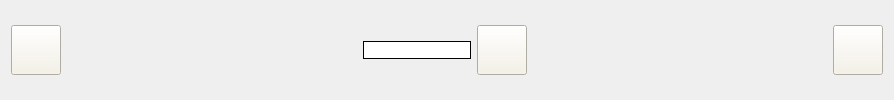
        <widget class="QWidget" name="widget_3" native="true">
         <layout class="QHBoxLayout" name="horizontalLayout_2">
          <item>
           <widget class="QPushButton" name="pushButton_8">
            <property name="minimumSize">
             <size>
              <width>50</width>
              <height>50</height>
             </size>
            </property>
            <property name="styleSheet">
             <string notr="true">background-color: rgb(245, 241, 229);</string>
            </property>
            <property name="text">
             <string/>
            </property>
            <property name="icon">
             <iconset resource="icones.qrc">
              <normaloff>:/icones/icone/menu.png</normaloff>:/icones/icone/menu.png</iconset>
            </property>
            <property name="iconSize">
             <size>
              <width>30</width>
              <height>30</height>
             </size>
            </property>
            <property name="checkable">
             <bool>true</bool>
            </property>
            <property name="checked">
             <bool>false</bool>
            </property>
            <property name="autoRepeat">
             <bool>false</bool>
            </property>
            <property name="autoExclusive">
             <bool>false</bool>
            </property>
            <property name="autoRepeatDelay">
             <number>0</number>
            </property>
            <property name="autoRepeatInterval">
             <number>0</number>
            </property>
           </widget>
          </item>
          <item>
           <spacer name="horizontalSpacer">
            <property name="orientation">
             <enum>Qt::Orientation::Horizontal</enum>
            </property>
            <property name="sizeType">
             <enum>QSizePolicy::Policy::Fixed</enum>
            </property>
            <property name="sizeHint" stdset="0">
             <size>
              <width>296</width>
              <height>20</height>
             </size>
            </property>
           </spacer>
          </item>
          <item>
           <layout class="QHBoxLayout" name="horizontalLayout" stretch="0,0">
            <property name="sizeConstraint">
             <enum>QLayout::SizeConstraint::SetMaximumSize</enum>
            </property>
            <item>
             <widget class="QLineEdit" name="lineEdit">
              <property name="minimumSize">
               <size>
                <width>100</width>
                <height>0</height>
               </size>
              </property>
              <property name="styleSheet">
               <string notr="true">color: rgb(0, 0, 0);
border: 1px solid black;
font: 600 10pt &quot;Segoe UI&quot;;</string>
              </property>
             </widget>
            </item>
            <item>
             <widget class="QPushButton" name="pushButton_9">
              <property name="minimumSize">
               <size>
                <width>50</width>
                <height>50</height>
               </size>
              </property>
              <property name="styleSheet">
               <string notr="true">background-color: rgb(245, 241, 229);</string>
              </property>
              <property name="text">
               <string/>
              </property>
              <property name="icon">
               <iconset resource="icones.qrc">
                <normaloff>:/icones/icone/serach.png</normaloff>:/icones/icone/serach.png</iconset>
              </property>
              <property name="iconSize">
               <size>
                <width>30</width>
                <height>30</height>
               </size>
              </property>
              <property name="checkable">
               <bool>true</bool>
              </property>
              <property name="autoExclusive">
               <bool>true</bool>
              </property>
             </widget>
            </item>
           </layout>
          </item>
          <item>
           <spacer name="horizontalSpacer_2">
            <property name="orientation">
             <enum>Qt::Orientation::Horizontal</enum>
            </property>
            <property name="sizeHint" stdset="0">
             <size>
              <width>300</width>
              <height>20</height>
             </size>
            </property>
           </spacer>
          </item>
          <item>
           <widget class="QPushButton" name="pushButton_10">
            <property name="minimumSize">
             <size>
              <width>50</width>
              <height>50</height>
             </size>
            </property>
            <property name="styleSheet">
             <string notr="true">background-color: rgb(245, 241, 229);</string>
            </property>
            <property name="text">
             <string/>
            </property>
            <property name="icon">
             <iconset resource="icones.qrc">
              <normaloff>:/icones/icone/reglage.png</normaloff>:/icones/icone/reglage.png</iconset>
            </property>
            <property name="iconSize">
             <size>
              <width>30</width>
              <height>30</height>
             </size>
            </property>
            <property name="checkable">
             <bool>true</bool>
            </property>
            <property name="autoExclusive">
             <bool>true</bool>
            </property>
           </widget>
          </item>
         </layout>
        </widget>
